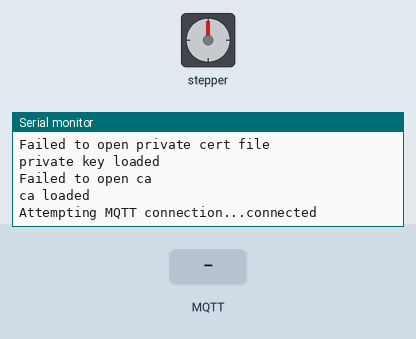
Recording of a sketch running on a simulated ESP8266 (NodeMCU). On the bench: stepper motor, the last lines printed to the serial monitor. Wiring (inferred from the names in the program): stepper motor driver (200 steps per turn assumed): step D3; direction D4. The inputs (shaded band) are chosen by the test bench. WiFi joins after 1.5 s; servers stay silent unless stated; network time is answered at once with the bench clock; the local clock reads 2024-03-15 10:24:30 at power-on unless the sketch sets it; storage starts empty; no MQTT or app messages arrive unless stated.

Above: at 6.7 s.
6.8 s: MQTT message "5" arrives on the first subscribed topic
At 8.5 s:
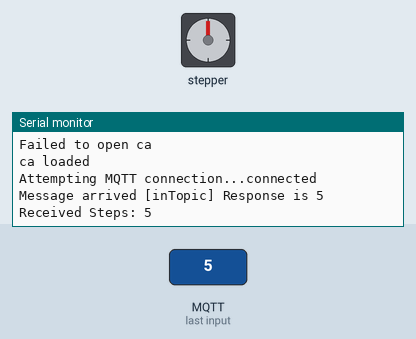
9.1 s: MQTT message "on" arrives on the first subscribed topic
At 10.1 s:
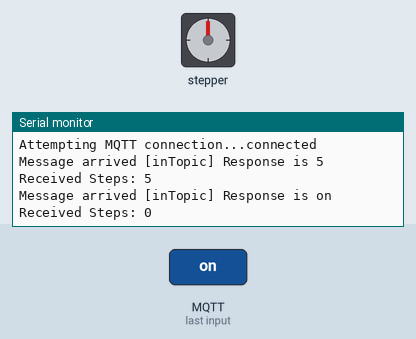
11.1 s: MQTT message "off" arrives on the first subscribed topic
At 13.0 s:
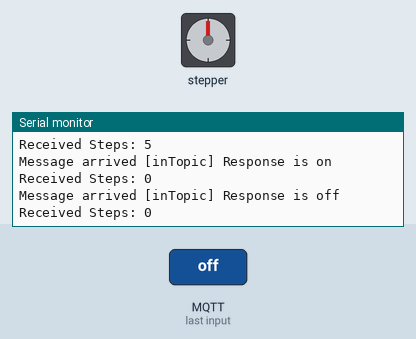

The sketch:

MQTT.ino
```cpp
/*
  AWS Iot Core

  It connects to AWS IoT server then:
  - publishes "hello world" to the topic "outTopic" every two seconds
  - subscribes to the topic "inTopic", printing out any messages
*/

#include "FS.h"
#include <ESP8266WiFi.h>
#include <PubSubClient.h> //https://www.arduinolibraries.info/libraries/pub-sub-client
#include <NTPClient.h> //https://www.arduinolibraries.info/libraries/ntp-client
#include <WiFiUdp.h>
#include <stdlib.h>
#include <string.h>
#include <Wire.h>
#include <ArduinoJson.h>
#include <SoftwareSerial.h>
SoftwareSerial s(D5,D6);  //(Rx, Tx)

int Step = 0; //GPIO0---D3 of Nodemcu--Step of stepper motor driver
int Dir  = 2;

int i = 0;
int recvSteps = 0;

// Update these with values suitable for your network.

const char* ssid = "";
const char* password = "";
WiFiUDP ntpUDP;
NTPClient timeClient(ntpUDP, "pool.ntp.org");

const char* AWS_endpoint = ""; //MQTT broker ip

void callback(char* topic, byte* payload, unsigned int length) {
  String res = "";
  Serial.print("Message arrived [");
  Serial.print(topic);
  Serial.print("] ");
  for (int i = 0; i < length; i++) {
//    Serial.print((char)payload[i]);
    res+=(char)payload[i];
  }
  Serial.println("Response is " + res);
  int n = res.length();
  char response[n + 1];
  strcpy(response, res.c_str());
  recvSteps = atoi(response);
  if (recvSteps>1500)
  {
    recvSteps = 1500;
  }
  Serial.print("Received Steps: ");
  Serial.println(recvSteps);
}
WiFiClientSecure espClient;
PubSubClient client(AWS_endpoint, 8883, callback, espClient); //set MQTT port number to 8883 as per //standard
//============================================================================
#define BUFFER_LEN 256
long lastMsg = 0;
char msg[BUFFER_LEN];
int value = 0;
byte mac[6];
char mac_Id[18];
//============================================================================

void setup_wifi() {

  delay(10);
  // We start by connecting to a WiFi network
  espClient.setBufferSizes(512, 512);
  Serial.println();
  Serial.print("Connecting to ");
  Serial.println(ssid);

  WiFi.begin(ssid, password);

  while (WiFi.status() != WL_CONNECTED) {
    delay(500);
    Serial.print(".");
  }

  Serial.println("");
  Serial.println("WiFi connected");
  Serial.println("IP address: ");
  Serial.println(WiFi.localIP());

  timeClient.begin();
  while (!timeClient.update()) {
    timeClient.forceUpdate();
  }

  espClient.setX509Time(timeClient.getEpochTime());

}

void reconnect() {
  // Loop until we're reconnected
  while (!client.connected()) {
    Serial.print("Attempting MQTT connection...");
    // Attempt to connect
    if (client.connect("ESPthing")) {
      Serial.println("connected");
      // Once connected, publish an announcement...
      client.publish("outTopic", "hello world");
      // ... and resubscribe
      client.subscribe("inTopic");
    } else {
      Serial.print("failed, rc=");
      Serial.print(client.state());
      Serial.println(" try again in 5 seconds");

      char buf[256];
      espClient.getLastSSLError(buf, 256);
      Serial.print("WiFiClientSecure SSL error: ");
      Serial.println(buf);

      // Wait 5 seconds before retrying
      delay(5000);
    }
  }
}

void setup() {
 pinMode(Step, OUTPUT); //Step pin as output
 pinMode(Dir,  OUTPUT); //Direction pin as output
 Serial.begin(115200);
 s.begin(115200);

  Serial.setDebugOutput(true);
  // initialize digital pin LED_BUILTIN as an output.
  pinMode(LED_BUILTIN, OUTPUT);
  setup_wifi();
  delay(1000);
  if (!SPIFFS.begin()) {
    Serial.println("Failed to mount file system");
    return;
  }

  Serial.print("Heap: "); Serial.println(ESP.getFreeHeap());

  // Load certificate file
  File cert = SPIFFS.open("/cert.der", "r"); //replace cert.crt eith your uploaded file name
  if (!cert) {
    Serial.println("Failed to open cert file");
  }
  else
    Serial.println("Success to open cert file");

  delay(1000);

  if (espClient.loadCertificate(cert))
    Serial.println("cert loaded");
  else
    Serial.println("cert not loaded");

  // Load private key file
  File private_key = SPIFFS.open("/private.der", "r"); //replace private eith your uploaded file name
  if (!private_key) {
    Serial.println("Failed to open private cert file");
  }
  else
    Serial.println("Success to open private cert file");

  delay(1000);

  if (espClient.loadPrivateKey(private_key))
    Serial.println("private key loaded");
  else
    Serial.println("private key not loaded");

  // Load CA file
  File ca = SPIFFS.open("/ca.der", "r"); //replace ca eith your uploaded file name
  if (!ca) {
    Serial.println("Failed to open ca ");
  }
  else
    Serial.println("Success to open ca");

  delay(1000);

  if (espClient.loadCACert(ca))
    Serial.println("ca loaded");
  else
    Serial.println("ca failed");

}

int sp = 0;
int hr = 0;

void loop() {

  if (!client.connected()) {
    reconnect();
  }

  client.loop();

  StaticJsonBuffer<1000> jsonBuffer;
  JsonObject& root = jsonBuffer.parseObject(s);
  if (root == JsonObject::invalid())
    return;

  int data1 = root["HR"];
  int data2 = root["SP"];
  String data = "{HR: " + String(data1) + ", SP: " + String(data2) + "}";
  int l1 = data.length();
  char char_array[l1 + 1];
  strcpy(char_array, data.c_str());

  long now = millis();
  if (now - lastMsg > 1000) {
    lastMsg = now;

    Serial.print("Publish message: ");
    Serial.println(char_array);
    client.publish("outTopic", char_array);

  }

    digitalWrite(Dir, HIGH); //Rotate stepper motor in clock wise direction
    for(i=1;i<=recvSteps;i++)
    {
      digitalWrite(Step, HIGH);
      delay(1);
      digitalWrite(Step, LOW);
      delay(1);
    }
    digitalWrite(LED_BUILTIN, HIGH);
    digitalWrite(Dir, LOW); //Rotate stepper motor in anti clock wise direction
    for(i=1;i<=recvSteps;i++)
    {
      digitalWrite(Step, HIGH);
      delay(1);
      digitalWrite(Step, LOW);
      delay(1);
    }
    digitalWrite(LED_BUILTIN, LOW);
}
```

Measured:
- after the input at 6.8 s, the serial monitor: prints a new line after 0.83 s (image 1)
- after the input at 9.1 s, the serial monitor: prints a new line after 0.54 s (image 2)
- after the input at 11.1 s, the serial monitor: prints a new line after 0.54 s (image 3)
